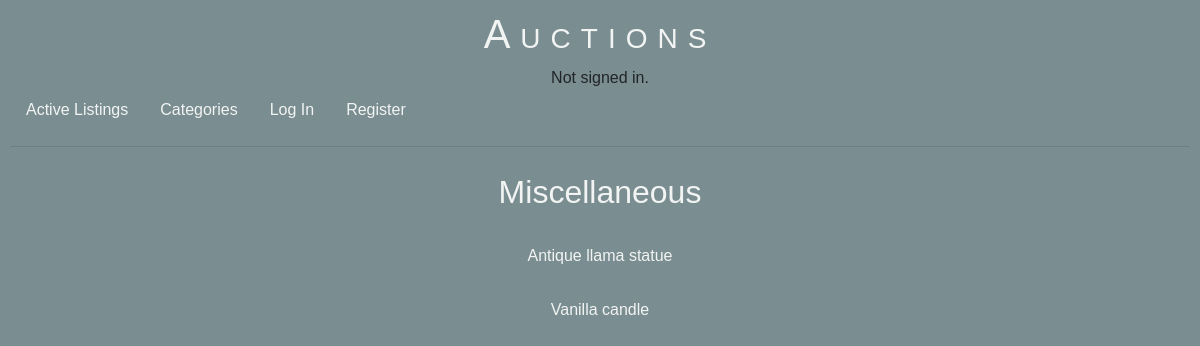
Screenshot of /categories/1 with the database file from the repository.
### auctions/models.py (models this page shows, shortened)
class Category(models.Model):
    name = models.CharField(max_length=20, default="")
    class Meta:
        verbose_name_plural = "Categories"

class Listing(models.Model):
    title = models.CharField(max_length=35, default="")
    description = models.CharField(max_length=100, default="")
    starting_Bid = models.DecimalField(max_digits=11, decimal_places=2, default=1.00)
    image_Url = models.URLField(default="", blank=True)
    category = models.ForeignKey(Category, on_delete=models.PROTECT, related_name="catlistings",default="Miscellaneous")
    user = models.ForeignKey(User, on_delete=models.CASCADE, related_name="userlistings")
    active = models.BooleanField(default=True)

### auctions/views.py (the view)
# urls.py: path("categories/<int:id>", views.category, name="category"),
def category(request, id):
    cat = Category.objects.get(pk=id)
    return render(request, "auctions/category.html", {
        "category": cat,
    })

### auctions/templates/auctions/category.html
{% extends "auctions/layout.html" %}
{% block body %}
<h2>{{ category.name }}</h2>
    <ul>
        {% for catlisting in category.catlistings.all %}
        <li class="indexitem">
            {% if catlisting.active == True %}
            <a href="{% url 'listings' catlisting.id %}">{{ catlisting.title }}</a>
            {% endif %}
        </li>
        {% endfor %}
    </ul>
{% endblock %}

### auctions/static/auctions/styles.css (style rules this page uses)
html { height: 100%; }
body { padding: 10px; box-sizing: border-box; height: 100%; background-color: #7A8D90; font-family: Avenir, Arial, sans-serif; text-align: center; }
h2 { color: #F2F4F3; font-family: Avenir, Arial, sans-serif; text-align: center; padding: 10px; }
.indexitem { margin: auto; padding: 15px 5px; text-align: center; }
.indexitem a { height: 100%; width: 100%; padding: 15px 100px; }
a { color: #F2F4F3; text-decoration: none; height: 100%; width: 100%; }
ul { list-style: none; padding: 0px; }
li { list-style: none; }

### rows the page displays
Category: name "Miscellaneous"
Listing: title "Antique llama statue"
Listing: title "Vanilla candle"
